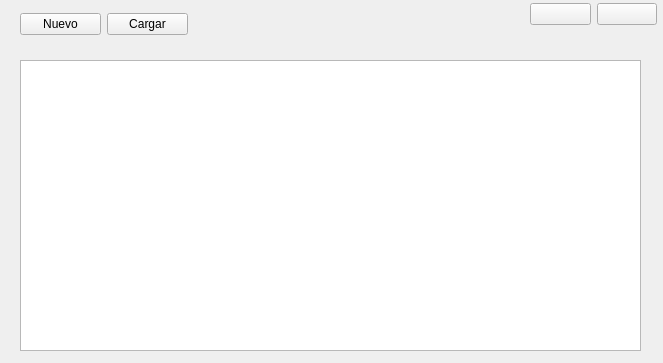
<?xml version="1.0" encoding="UTF-8"?>
<ui version="4.0">
 <class>Perfiles</class>
 <widget class="QWidget" name="Perfiles">
  <property name="geometry">
   <rect>
    <x>0</x>
    <y>0</y>
    <width>663</width>
    <height>363</height>
   </rect>
  </property>
  <property name="windowTitle">
   <string>Form</string>
  </property>
  <widget class="QListWidget" name="tabla">
   <property name="geometry">
    <rect>
     <x>20</x>
     <y>60</y>
     <width>621</width>
     <height>291</height>
    </rect>
   </property>
  </widget>
  <widget class="QWidget" name="">
   <property name="geometry">
    <rect>
     <x>530</x>
     <y>0</y>
     <width>127</width>
     <height>28</height>
    </rect>
   </property>
   <layout class="QHBoxLayout" name="horizontalLayout">
    <item>
     <widget class="QPushButton" name="retrocederBtn">
      <property name="text">
       <string/>
      </property>
     </widget>
    </item>
    <item>
     <widget class="QPushButton" name="cerrarBtn">
      <property name="text">
       <string/>
      </property>
     </widget>
    </item>
   </layout>
  </widget>
  <widget class="QWidget" name="">
   <property name="geometry">
    <rect>
     <x>20</x>
     <y>10</y>
     <width>168</width>
     <height>28</height>
    </rect>
   </property>
   <layout class="QHBoxLayout" name="horizontalLayout_2">
    <item>
     <widget class="QPushButton" name="nuevoBtn">
      <property name="text">
       <string>Nuevo</string>
      </property>
     </widget>
    </item>
    <item>
     <widget class="QPushButton" name="cargarBtn">
      <property name="text">
       <string>Cargar</string>
      </property>
     </widget>
    </item>
   </layout>
  </widget>
 </widget>
 <resources>
  <include location="../resources.qrc"/>
 </resources>
 <connections/>
</ui>
